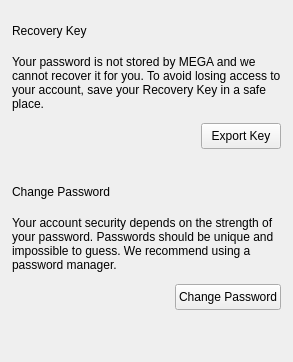
     <widget class="QWidget" name="pSecurity">
      <layout class="QVBoxLayout" name="verticalLayout_24">
       <property name="spacing">
        <number>36</number>
       </property>
       <property name="leftMargin">
        <number>12</number>
       </property>
       <property name="topMargin">
        <number>24</number>
       </property>
       <property name="rightMargin">
        <number>12</number>
       </property>
       <property name="bottomMargin">
        <number>12</number>
       </property>
       <item>
        <layout class="QVBoxLayout" name="verticalLayout_15">
         <property name="spacing">
          <number>12</number>
         </property>
         <property name="leftMargin">
          <number>0</number>
         </property>
         <property name="topMargin">
          <number>0</number>
         </property>
         <property name="rightMargin">
          <number>0</number>
         </property>
         <property name="bottomMargin">
          <number>0</number>
         </property>
         <item>
          <layout class="QVBoxLayout" name="vRecoveryKeyTitleLine">
           <property name="spacing">
            <number>4</number>
           </property>
           <property name="leftMargin">
            <number>0</number>
           </property>
           <property name="topMargin">
            <number>0</number>
           </property>
           <property name="rightMargin">
            <number>0</number>
           </property>
           <property name="bottomMargin">
            <number>0</number>
           </property>
           <item>
            <widget class="QLabel" name="label">
             <property name="text">
              <string>Recovery Key</string>
             </property>
             <property name="font-size" stdset="0">
              <string notr="true">caption</string>
             </property>
             <property name="semibold" stdset="0">
              <bool>true</bool>
             </property>
            </widget>
           </item>
           <item>
            <widget class="QFrame" name="frame">
             <property name="minimumSize">
              <size>
               <width>0</width>
               <height>1</height>
              </size>
             </property>
             <property name="maximumSize">
              <size>
               <width>16777215</width>
               <height>1</height>
              </size>
             </property>
             <property name="frameShape">
              <enum>QFrame::NoFrame</enum>
             </property>
            </widget>
           </item>
          </layout>
         </item>
         <item>
          <widget class="QLabel" name="lRecoveryKey">
           <property name="sizePolicy">
            <sizepolicy hsizetype="MinimumExpanding" vsizetype="Preferred">
             <horstretch>0</horstretch>
             <verstretch>0</verstretch>
            </sizepolicy>
           </property>
           <property name="text">
            <string>Your password is not stored by MEGA and we cannot recover it for you. To avoid losing access to your account, save your Recovery Key in a safe place.</string>
           </property>
           <property name="wordWrap">
            <bool>true</bool>
           </property>
           <property name="font-size" stdset="0">
            <string notr="true">body-2</string>
           </property>
           <property name="regular" stdset="0">
            <bool>true</bool>
           </property>
          </widget>
         </item>
         <item>
          <layout class="QHBoxLayout" name="horizontalLayout_6">
           <item>
            <spacer name="horizontalSpacer_7">
             <property name="orientation">
              <enum>Qt::Horizontal</enum>
             </property>
             <property name="sizeHint" stdset="0">
              <size>
               <width>40</width>
               <height>20</height>
              </size>
             </property>
            </spacer>
           </item>
           <item>
            <widget class="QPushButton" name="bExportMasterKey">
             <property name="sizePolicy">
              <sizepolicy hsizetype="Maximum" vsizetype="Fixed">
               <horstretch>0</horstretch>
               <verstretch>0</verstretch>
              </sizepolicy>
             </property>
             <property name="minimumSize">
              <size>
               <width>0</width>
               <height>26</height>
              </size>
             </property>
             <property name="maximumSize">
              <size>
               <width>16777215</width>
               <height>26</height>
              </size>
             </property>
             <property name="cursor">
              <cursorShape>PointingHandCursor</cursorShape>
             </property>
             <property name="text">
              <string>Export Key</string>
             </property>
             <property name="autoDefault">
              <bool>false</bool>
             </property>
             <property name="flat">
              <bool>false</bool>
             </property>
             <property name="type" stdset="0">
              <string notr="true">primary</string>
             </property>
             <property name="dimension" stdset="0">
              <string notr="true">small</string>
             </property>
            </widget>
           </item>
          </layout>
         </item>
        </layout>
       </item>
       <item>
        <layout class="QVBoxLayout" name="verticalLayout_27">
         <property name="spacing">
          <number>12</number>
         </property>
         <property name="leftMargin">
          <number>0</number>
         </property>
         <property name="topMargin">
          <number>0</number>
         </property>
         <property name="rightMargin">
          <number>0</number>
         </property>
         <property name="bottomMargin">
          <number>0</number>
         </property>
         <item>
          <layout class="QVBoxLayout" name="vChangePasswordTitleLine">
           <property name="spacing">
            <number>4</number>
           </property>
           <property name="leftMargin">
            <number>0</number>
           </property>
           <property name="topMargin">
            <number>0</number>
           </property>
           <property name="rightMargin">
            <number>0</number>
           </property>
           <property name="bottomMargin">
            <number>0</number>
           </property>
           <item>
            <widget class="QLabel" name="label_3">
             <property name="text">
              <string>Change Password</string>
             </property>
             <property name="font-size" stdset="0">
              <string notr="true">caption</string>
             </property>
             <property name="semibold" stdset="0">
              <bool>true</bool>
             </property>
            </widget>
           </item>
           <item>
            <widget class="QFrame" name="frame_3">
             <property name="minimumSize">
              <size>
               <width>0</width>
               <height>1</height>
              </size>
             </property>
             <property name="maximumSize">
              <size>
               <width>16777215</width>
               <height>1</height>
              </size>
             </property>
             <property name="frameShape">
              <enum>QFrame::NoFrame</enum>
             </property>
            </widget>
           </item>
          </layout>
         </item>
         <item>
          <widget class="QLabel" name="lRecoveryKey_3">
           <property name="sizePolicy">
            <sizepolicy hsizetype="MinimumExpanding" vsizetype="Preferred">
             <horstretch>0</horstretch>
             <verstretch>0</verstretch>
            </sizepolicy>
           </property>
           <property name="text">
            <string>Your account security depends on the strength of your password. Passwords should be unique and impossible to guess. We recommend using a password manager.</string>
           </property>
           <property name="wordWrap">
            <bool>true</bool>
           </property>
           <property name="font-size" stdset="0">
            <string notr="true">body-2</string>
           </property>
           <property name="regular" stdset="0">
            <bool>true</bool>
           </property>
          </widget>
         </item>
         <item>
          <layout class="QHBoxLayout" name="horizontalLayout_28">
           <item>
            <spacer name="horizontalSpacer_24">
             <property name="orientation">
              <enum>Qt::Horizontal</enum>
             </property>
             <property name="sizeHint" stdset="0">
              <size>
               <width>40</width>
               <height>20</height>
              </size>
             </property>
            </spacer>
           </item>
           <item>
            <widget class="QPushButton" name="bChangePassword">
             <property name="sizePolicy">
              <sizepolicy hsizetype="Maximum" vsizetype="Fixed">
               <horstretch>0</horstretch>
               <verstretch>0</verstretch>
              </sizepolicy>
             </property>
             <property name="minimumSize">
              <size>
               <width>0</width>
               <height>26</height>
              </size>
             </property>
             <property name="maximumSize">
              <size>
               <width>16777215</width>
               <height>26</height>
              </size>
             </property>
             <property name="cursor">
              <cursorShape>PointingHandCursor</cursorShape>
             </property>
             <property name="text">
              <string>Change Password</string>
             </property>
             <property name="autoDefault">
              <bool>false</bool>
             </property>
             <property name="type" stdset="0">
              <string notr="true">primary</string>
             </property>
             <property name="dimension" stdset="0">
              <string notr="true">small</string>
             </property>
            </widget>
           </item>
          </layout>
         </item>
        </layout>
       </item>
       <item>
        <spacer name="verticalSpacer_7">
         <property name="orientation">
          <enum>Qt::Vertical</enum>
         </property>
         <property name="sizeHint" stdset="0">
          <size>
           <width>20</width>
           <height>40</height>
          </size>
         </property>
        </spacer>
       </item>
      </layout>
     </widget>
